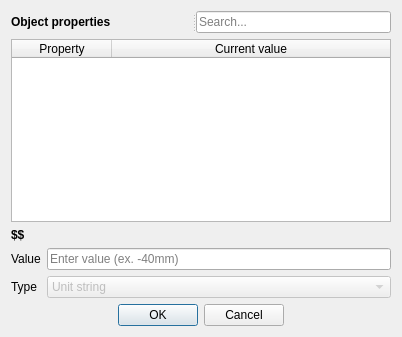
<?xml version="1.0" encoding="UTF-8"?>
<ui version="4.0">
 <class>Dialog</class>
 <widget class="QDialog" name="Dialog">
  <property name="geometry">
   <rect>
    <x>0</x>
    <y>0</y>
    <width>402</width>
    <height>337</height>
   </rect>
  </property>
  <property name="windowTitle">
   <string>Edit change</string>
  </property>
  <layout class="QGridLayout" name="gridLayout_2">
   <item row="0" column="0">
    <widget class="QSplitter" name="splitter">
     <property name="orientation">
      <enum>Qt::Horizontal</enum>
     </property>
     <widget class="QLabel" name="label">
      <property name="styleSheet">
       <string notr="true">font-weight: bold;</string>
      </property>
      <property name="text">
       <string>Object properties</string>
      </property>
     </widget>
     <widget class="QLineEdit" name="searchBox">
      <property name="placeholderText">
       <string>Search...</string>
      </property>
     </widget>
    </widget>
   </item>
   <item row="1" column="0">
    <widget class="QTableWidget" name="propsTable">
     <property name="editTriggers">
      <set>QAbstractItemView::NoEditTriggers</set>
     </property>
     <property name="selectionMode">
      <enum>QAbstractItemView::SingleSelection</enum>
     </property>
     <property name="selectionBehavior">
      <enum>QAbstractItemView::SelectRows</enum>
     </property>
     <property name="textElideMode">
      <enum>Qt::ElideRight</enum>
     </property>
     <property name="sortingEnabled">
      <bool>true</bool>
     </property>
     <attribute name="horizontalHeaderCascadingSectionResizes">
      <bool>false</bool>
     </attribute>
     <attribute name="horizontalHeaderHighlightSections">
      <bool>true</bool>
     </attribute>
     <attribute name="horizontalHeaderShowSortIndicator" stdset="0">
      <bool>true</bool>
     </attribute>
     <attribute name="horizontalHeaderStretchLastSection">
      <bool>true</bool>
     </attribute>
     <attribute name="verticalHeaderCascadingSectionResizes">
      <bool>false</bool>
     </attribute>
     <attribute name="verticalHeaderShowSortIndicator" stdset="0">
      <bool>false</bool>
     </attribute>
     <attribute name="verticalHeaderStretchLastSection">
      <bool>false</bool>
     </attribute>
     <column>
      <property name="text">
       <string>Property</string>
      </property>
     </column>
     <column>
      <property name="text">
       <string>Current value</string>
      </property>
     </column>
    </widget>
   </item>
   <item row="2" column="0">
    <widget class="QLabel" name="selectLabel">
     <property name="styleSheet">
      <string notr="true">font-weight: bold;</string>
     </property>
     <property name="text">
      <string>$$</string>
     </property>
    </widget>
   </item>
   <item row="3" column="0">
    <layout class="QGridLayout" name="gridLayout">
     <item row="1" column="1">
      <widget class="QLineEdit" name="valueEdit">
       <property name="toolTip">
        <string>&lt;html&gt;&lt;head/&gt;&lt;body&gt;&lt;p&gt;This value will be added to the selected property after every iteration.&lt;br/&gt;If you wish to subtract then enter a negative value here.&lt;/p&gt;&lt;/body&gt;&lt;/html&gt;</string>
       </property>
       <property name="placeholderText">
        <string>Enter value (ex. -40mm)</string>
       </property>
      </widget>
     </item>
     <item row="1" column="0">
      <widget class="QLabel" name="valueLabel">
       <property name="text">
        <string>Value</string>
       </property>
      </widget>
     </item>
     <item row="3" column="1">
      <widget class="QComboBox" name="typeBox">
       <property name="enabled">
        <bool>false</bool>
       </property>
       <property name="toolTip">
        <string>&lt;html&gt;&lt;head/&gt;&lt;body&gt;&lt;p&gt;Type of the value entered.&lt;br/&gt;Most likely you'll want to use &amp;quot;Unit string&amp;quot;, which gets passed to FreeCAD units system (ex. 10mm, 50MPa).&lt;br/&gt;If that doesn't work with your property then try &amp;quot;Number&amp;quot;.&lt;/p&gt;&lt;p&gt;Use &amp;quot;Python expression&amp;quot; to check the value against a Python expression.&lt;br/&gt;It should evaluate to False when the condition failed.&lt;br/&gt;Use &amp;quot;x&amp;quot; for current property value, and &amp;quot;i&amp;quot; for iteration number.&lt;/p&gt;&lt;/body&gt;&lt;/html&gt;</string>
       </property>
       <item>
        <property name="text">
         <string>Unit string</string>
        </property>
       </item>
       <item>
        <property name="text">
         <string>Python expression</string>
        </property>
       </item>
       <item>
        <property name="text">
         <string>Number</string>
        </property>
       </item>
      </widget>
     </item>
     <item row="3" column="0">
      <widget class="QLabel" name="typeLabel">
       <property name="text">
        <string>Type</string>
       </property>
      </widget>
     </item>
    </layout>
   </item>
   <item row="4" column="0">
    <widget class="QDialogButtonBox" name="buttonBox">
     <property name="standardButtons">
      <set>QDialogButtonBox::Cancel|QDialogButtonBox::Ok</set>
     </property>
     <property name="centerButtons">
      <bool>true</bool>
     </property>
    </widget>
   </item>
  </layout>
 </widget>
 <tabstops>
  <tabstop>searchBox</tabstop>
  <tabstop>propsTable</tabstop>
  <tabstop>valueEdit</tabstop>
  <tabstop>typeBox</tabstop>
 </tabstops>
 <resources/>
 <connections/>
</ui>
